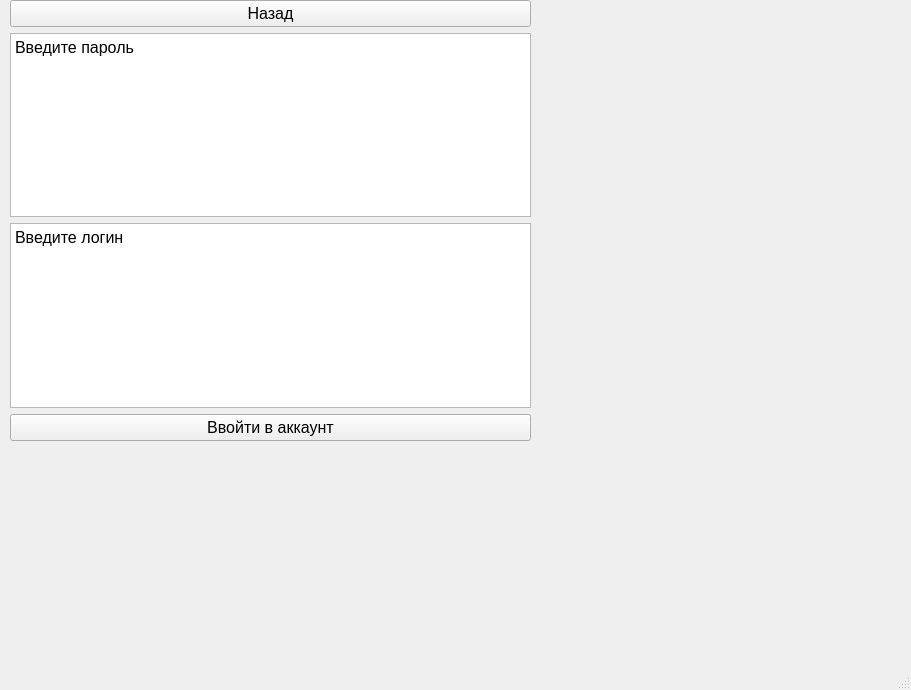
<?xml version="1.0" encoding="UTF-8"?>
<ui version="4.0">
 <class>MainWindow</class>
 <widget class="QMainWindow" name="MainWindow">
  <property name="geometry">
   <rect>
    <x>0</x>
    <y>0</y>
    <width>911</width>
    <height>690</height>
   </rect>
  </property>
  <property name="windowTitle">
   <string>MainWindow</string>
  </property>
  <widget class="QWidget" name="centralwidget">
   <widget class="QWidget" name="verticalLayoutWidget">
    <property name="geometry">
     <rect>
      <x>10</x>
      <y>0</y>
      <width>521</width>
      <height>441</height>
     </rect>
    </property>
    <layout class="QVBoxLayout" name="verticalLayout">
     <item>
      <widget class="QPushButton" name="pushButton">
       <property name="font">
        <font>
         <pointsize>12</pointsize>
        </font>
       </property>
       <property name="text">
        <string>Назад</string>
       </property>
      </widget>
     </item>
     <item>
      <widget class="QTextEdit" name="textEdit_2">
       <property name="html">
        <string>&lt;!DOCTYPE HTML PUBLIC &quot;-//W3C//DTD HTML 4.0//EN&quot; &quot;http://www.w3.org/TR/REC-html40/strict.dtd&quot;&gt;
&lt;html&gt;&lt;head&gt;&lt;meta name=&quot;qrichtext&quot; content=&quot;1&quot; /&gt;&lt;style type=&quot;text/css&quot;&gt;
p, li { white-space: pre-wrap; }
&lt;/style&gt;&lt;/head&gt;&lt;body style=&quot; font-family:'MS Shell Dlg 2'; font-size:8.25pt; font-weight:400; font-style:normal;&quot;&gt;
&lt;p style=&quot; margin-top:0px; margin-bottom:0px; margin-left:0px; margin-right:0px; -qt-block-indent:0; text-indent:0px;&quot;&gt;&lt;span style=&quot; font-size:12pt;&quot;&gt;Введите пароль&lt;/span&gt;&lt;/p&gt;
&lt;p style=&quot;-qt-paragraph-type:empty; margin-top:0px; margin-bottom:0px; margin-left:0px; margin-right:0px; -qt-block-indent:0; text-indent:0px; font-size:12pt;&quot;&gt;&lt;br /&gt;&lt;/p&gt;
&lt;p style=&quot;-qt-paragraph-type:empty; margin-top:0px; margin-bottom:0px; margin-left:0px; margin-right:0px; -qt-block-indent:0; text-indent:0px; font-size:12pt;&quot;&gt;&lt;br /&gt;&lt;/p&gt;&lt;/body&gt;&lt;/html&gt;</string>
       </property>
      </widget>
     </item>
     <item>
      <widget class="QTextEdit" name="textEdit">
       <property name="html">
        <string>&lt;!DOCTYPE HTML PUBLIC &quot;-//W3C//DTD HTML 4.0//EN&quot; &quot;http://www.w3.org/TR/REC-html40/strict.dtd&quot;&gt;
&lt;html&gt;&lt;head&gt;&lt;meta name=&quot;qrichtext&quot; content=&quot;1&quot; /&gt;&lt;style type=&quot;text/css&quot;&gt;
p, li { white-space: pre-wrap; }
&lt;/style&gt;&lt;/head&gt;&lt;body style=&quot; font-family:'MS Shell Dlg 2'; font-size:8.25pt; font-weight:400; font-style:normal;&quot;&gt;
&lt;p style=&quot; margin-top:0px; margin-bottom:0px; margin-left:0px; margin-right:0px; -qt-block-indent:0; text-indent:0px;&quot;&gt;&lt;span style=&quot; font-size:12pt;&quot;&gt;Введите логин&lt;/span&gt;&lt;/p&gt;
&lt;p style=&quot;-qt-paragraph-type:empty; margin-top:0px; margin-bottom:0px; margin-left:0px; margin-right:0px; -qt-block-indent:0; text-indent:0px; font-size:12pt;&quot;&gt;&lt;br /&gt;&lt;/p&gt;&lt;/body&gt;&lt;/html&gt;</string>
       </property>
      </widget>
     </item>
     <item>
      <widget class="QPushButton" name="pushButton_2">
       <property name="font">
        <font>
         <pointsize>12</pointsize>
        </font>
       </property>
       <property name="text">
        <string>Ввойти в аккаунт</string>
       </property>
      </widget>
     </item>
    </layout>
   </widget>
  </widget>
  <widget class="QMenuBar" name="menubar">
   <property name="geometry">
    <rect>
     <x>0</x>
     <y>0</y>
     <width>911</width>
     <height>21</height>
    </rect>
   </property>
  </widget>
  <widget class="QStatusBar" name="statusbar"/>
 </widget>
 <resources/>
 <connections/>
</ui>
